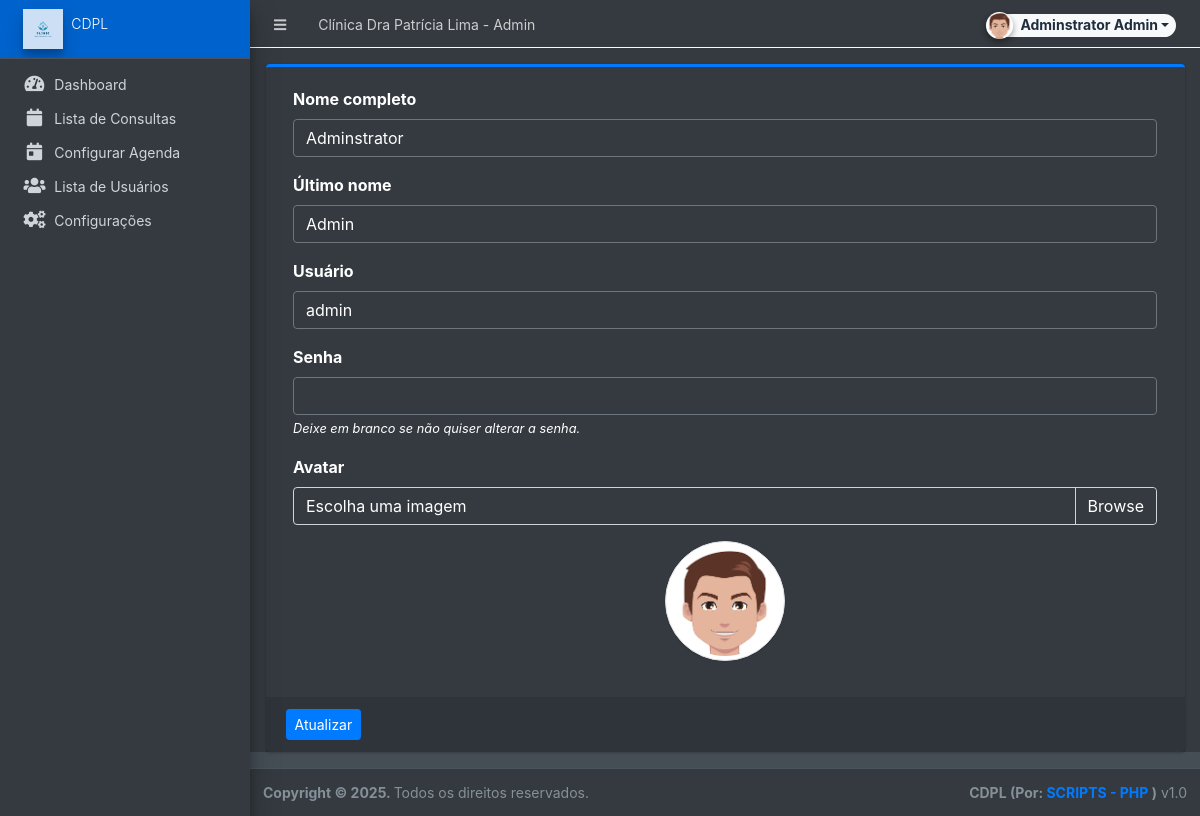
The app's page /admin/?page=user (signed in) with its own data.
### tables this page shows
CREATE TABLE `users` (
  `id` int(11) NOT NULL,
  `firstname` varchar(250) NOT NULL,
  `lastname` varchar(250) NOT NULL,
  `username` text NOT NULL,
  `password` text NOT NULL,
  `avatar` text DEFAULT NULL,
  `last_login` datetime DEFAULT NULL,
  `type` tinyint(1) NOT NULL DEFAULT 0,
  `date_added` datetime NOT NULL DEFAULT current_timestamp(),
  `date_updated` datetime DEFAULT NULL ON UPDATE current_timestamp()
);

### config.php (called while the page is built, shortened)
<?php
require_once('classes/DBConnection.php');
require_once('classes/SystemSettings.php');
function validate_image($file){
	if(!empty($file)){
		if(is_file(base_app.$file)){
			return base_url.$file;
		}else{
			return base_url.'dist/img/no-image-available.png';
		}
	}else{
		return base_url.'dist/img/no-image-available.png';
	}
}
function isMobileDevice(){
    $aMobileUA = array(
        '/iphone/i' => 'iPhone',
        '/ipod/i' => 'iPod',
        '/ipad/i' => 'iPad',
        '/android/i' => 'Android',
        '/blackberry/i' => 'BlackBerry',
        '/webos/i' => 'Mobile'
    );
    return false;
}
?>

### classes/DBConnection.php (called while the page is built, shortened)
<?php
class DBConnection{
    private $host = DB_SERVER;
    private $username = DB_USERNAME;
    private $password = DB_PASSWORD;
    private $database = DB_NAME;
    public $conn;
    public function __construct(){
        if (!isset($this->conn)) {
            $this->conn = new mysqli($this->host, $this->username, $this->password, $this->database);
        }
    }
}
?>

### classes/SystemSettings.php (called while the page is built, shortened)
<?php
class SystemSettings extends DBConnection{
	function userdata($field = ''){
		if(!empty($field)){
			if(isset($_SESSION['userdata'][$field]))
				return $_SESSION['userdata'][$field];
			else
				return null;
		}else{
			return false;
		}
	}
	function info($field=''){
		if(!empty($field)){
			if(isset($_SESSION['system_info'][$field]))
				return $_SESSION['system_info'][$field];
			else
				return false;
		}else{
			return false;
		}
	}
}
$_settings = new SystemSettings();
?>

### admin/user/index.php (the view, shortened to what this page needs)
<?php
$user = $conn->query("SELECT * FROM users where id ='" . $_settings->userdata('id') . "'");
foreach ($user->fetch_array() as $k => $v) {
	$meta[$k] = $v;
}
?>
<div class="card card-outline card-primary">
	<div class="card-body">
		<div class="container-fluid">
			<form action="" id="manage-user">
				<div class="form-group">
					<label for="name">Nome completo</label>
					<input type="text" name="firstname" id="firstname" class="form-control" value="<?php echo isset($meta['firstname']) ? $meta['firstname'] : '' ?>" required>
				</div>
				<div class="form-group">
					<label for="name">Último nome</label>
					<input type="text" name="lastname" id="lastname" class="form-control" value="<?php echo isset($meta['lastname']) ? $meta['lastname'] : '' ?>" required>
				</div>
				<div class="form-group">
					<label for="username">Usuário</label>
					<input type="text" name="username" id="username" class="form-control" value="<?php echo isset($meta['username']) ? $meta['username'] : '' ?>" required autocomplete="off">
				</div>
				<div class="form-group">
					<label for="password">Senha</label>
					<input type="password" name="password" id="password" class="form-control" value="" autocomplete="off">
					<small><i>Deixe em branco se não quiser alterar a senha.</i></small>
				</div>
				<div class="form-group">
					<label for="" class="control-label">Avatar</label>
					<div class="custom-file">
						<label class="custom-file-label" for="customFile">Escolha uma imagem</label>
					</div>
				</div>
				<div class="form-group d-flex justify-content-center">
					<img src="<?php echo validate_image(isset($meta['avatar']) ? $meta['avatar'] : '') ?>" alt="" id="cimg" class="img-fluid img-thumbnail">
				</div>
			</form>
		</div>
	</div>
	<div class="card-footer">
		<div class="col-md-12">
			<div class="row">
				<button class="btn btn-sm btn-primary" form="manage-user">Atualizar</button>
			</div>
		</div>
	</div>
</div>

### admin/index.php (shortened to what this page needs)
<?php require_once('../config.php'); ?>
 <!DOCTYPE html>
<html lang="en" class="" style="height: auto;">
<?php require_once('inc/header.php') ?>
  <body class="sidebar-mini layout-fixed control-sidebar-slide-open layout-navbar-fixed dark-mode sidebar-mini-md sidebar-mini-xs" data-new-gr-c-s-check-loaded="14.991.0" data-gr-ext-installed="" style="height: auto;">
    <div class="wrapper">
     <?php require_once('inc/topBarNav.php') ?>
     <?php require_once('inc/navigation.php') ?>
     <?php $page = isset($_GET['page']) ? $_GET['page'] : 'home';  ?>
      <div class="content-wrapper bg-dark pt-3" style="min-height: 567.854px;">
        <section class="content  text-dark">
          <div class="container-fluid">
            <?php
              if(!file_exists($page.".php") && !is_dir($page)){
                  include '404.html';
              }else{
                if(is_dir($page))
                  include $page.'/index.php';
                else
                  include $page.'.php';
              }
            ?>
          </div>
        </section>
      </div>
      <?php require_once('inc/footer.php') ?>
  </body>
</html>

### admin/inc/header.php (shortened to what this page needs)
<head>
    <link rel="stylesheet" href="<?php echo base_url ?>plugins/fontawesome-free/css/all.min.css">
    <link rel="stylesheet" href="<?php echo base_url ?>plugins/tempusdominus-bootstrap-4/css/tempusdominus-bootstrap-4.min.css">
  <link rel="stylesheet" href="<?php echo base_url ?>plugins/datatables-bs4/css/dataTables.bootstrap4.min.css">
  <link rel="stylesheet" href="<?php echo base_url ?>plugins/datatables-responsive/css/responsive.bootstrap4.min.css">
  <link rel="stylesheet" href="<?php echo base_url ?>plugins/datatables-buttons/css/buttons.bootstrap4.min.css">
  <link rel="stylesheet" href="<?php echo base_url ?>plugins/datatables-select/css/select.bootstrap4.min.css">
  <link rel="stylesheet" href="<?php echo base_url ?>plugins/select2/css/select2.min.css">
  <link rel="stylesheet" href="<?php echo base_url ?>plugins/select2-bootstrap4-theme/select2-bootstrap4.min.css">
    <link rel="stylesheet" href="<?php echo base_url ?>plugins/icheck-bootstrap/icheck-bootstrap.min.css">
    <link rel="stylesheet" href="<?php echo base_url ?>plugins/jqvmap/jqvmap.min.css">
    <link rel="stylesheet" href="<?php echo base_url ?>dist/css/adminlte.css">
    <link rel="stylesheet" href="<?php echo base_url ?>dist/css/custom.css">
    <link rel="stylesheet" href="<?php echo base_url ?>plugins/overlayScrollbars/css/OverlayScrollbars.min.css">
    <link rel="stylesheet" href="<?php echo base_url ?>plugins/daterangepicker/daterangepicker.css">
    <link rel="stylesheet" href="<?php echo base_url ?>plugins/summernote/summernote-bs4.min.css">
  <link rel="stylesheet" href="<?php echo base_url ?>plugins/sweetalert2-theme-bootstrap-4/bootstrap-4.min.css">
  <link rel="stylesheet" href="<?php echo base_url ?>plugins/fullcalendar/main.css">
  </head>

### admin/inc/topBarNav.php (shortened to what this page needs)
<nav class="main-header navbar navbar-expand navbar-dark border border-light border-top-0  border-left-0 border-right-0 navbar-light text-sm">
  <ul class="navbar-nav">
    <li class="nav-item">
    <a class="nav-link" data-widget="pushmenu" href="#" role="button"><i class="fas fa-bars"></i></a>
    </li>
    <li class="nav-item d-none d-sm-inline-block">
      <a href="<?php echo base_url ?>" class="nav-link"><?php echo (!isMobileDevice()) ? $_settings->info('name'):$_settings->info('short_name'); ?> - Admin</a>
    </li>
  </ul>
  <ul class="navbar-nav ml-auto">
    <li class="nav-item">
      <div class="btn-group nav-link">
            <button type="button" class="btn btn-rounded badge badge-light dropdown-toggle dropdown-icon" data-toggle="dropdown">
              <span><img src="<?php echo validate_image($_settings->userdata('avatar')) ?>" class="img-circle elevation-2 user-img" alt="User Image"></span>
              <span class="ml-3"><?php echo ucwords($_settings->userdata('firstname').' '.$_settings->userdata('lastname')) ?></span>
            </button>
        </div>
    </li>
  </ul>
</nav>

### admin/inc/navigation.php (shortened to what this page needs)
<aside class="main-sidebar sidebar-dark-primary elevation-4 sidebar-no-expand">
  <a href="<?php echo base_url ?>admin" class="brand-link bg-primary text-sm">
  <img src="<?php echo validate_image($_settings->info('logo'))?>" alt="Store Logo" class="brand-image  elevation-3" style="opacity: .8;width: 2.5rem;height: 2.5rem;max-height: unset">
  <span class="brand-text font-weight-light"><?php echo $_settings->info('short_name') ?></span>
  </a>
  <div class="sidebar os-host os-theme-light os-host-overflow os-host-overflow-y os-host-resize-disabled os-host-transition os-host-scrollbar-horizontal-hidden">
    <div class="os-content-glue" style="margin: 0px -8px; width: 249px; height: 646px;"></div>
    <div class="os-padding">
      <div class="os-viewport os-viewport-native-scrollbars-invisible" style="overflow-y: scroll;">
        <div class="os-content" style="padding: 0px 8px; height: 100%; width: 100%;">
          <nav class="mt-4">
             <ul class="nav nav-pills nav-sidebar flex-column text-sm nav-compact nav-flat nav-child-indent nav-collapse-hide-child" data-widget="treeview" role="menu" data-accordion="false">
              <li class="nav-item dropdown">
                <a href="./" class="nav-link nav-home">
                  <i class="nav-icon fas fa-tachometer-alt"></i>
                  <p>
                    Dashboard
                  </p>
                </a>
              </li>
              <li class="nav-item dropdown">
                <a href="<?php echo base_url ?>admin/?page=appointments" class="nav-link nav-appointments">
                  <i class="nav-icon fas fa-calendar"></i>
                  <p>
                    Lista de Consultas
                  </p>
                </a>
              </li>
              <li class="nav-item dropdown">
                <a href="<?php echo base_url ?>admin/?page=schedule_settings" class="nav-link nav-schedule_settings">
                  <i class="nav-icon fas fa-calendar-day"></i>
                  <p>
                    Configurar Agenda
                  </p>
                </a>
              </li>
              <li class="nav-item dropdown">
                <a href="<?php echo base_url ?>admin/?page=user/list" class="nav-link nav-user_list">
                  <i class="nav-icon fas fa-users"></i>
                  <p>
                    Lista de Usuários
                  </p>
                </a>
              </li>
              <li class="nav-item dropdown">
                <a href="<?php echo base_url ?>admin/?page=system_info" class="nav-link nav-system_info">
                  <i class="nav-icon fas fa-cogs"></i>
                  <p>
                    Configurações
                  </p>
                </a>
              </li>
            </ul>
          </nav>
        </div>
      </div>
    </div>
  </div>
</aside>

### admin/inc/footer.php (shortened to what this page needs)
<footer class="main-footer text-sm">
        <strong>Copyright © <?php echo date('Y') ?>.
        </strong>
        Todos os direitos reservados.
        <div class="float-right d-none d-sm-inline-block">
          <b><?php echo $_settings->info('short_name') ?> (Por: <a href="e-mail:rogeriomtc@gmail.com" target="blank">SCRIPTS - PHP</a> )</b> v1.0
        </div>
      </footer>
    </div>

### admin/inc/topBarNav.php (style rules this page uses)
.user-img { position: absolute; height: 27px; width: 27px; object-fit: cover; left: -7%; top: -12%; }
.btn-rounded { border-radius: 50px; }

### admin/user/index.php (style rules this page uses)
img#cimg { height: 15vh; width: 15vh; object-fit: cover; border-radius: 100% 100%; }

### records on screen
users: firstname "Adminstrator", lastname "Admin", username "admin", avatar (picture)

### other values on screen
$_settings->info('name') "Clínica Dra Patrícia Lima"
$_settings->userdata('firstname').' '.$_settings->userdata('lastname') "Adminstrator Admin"
$_settings->info('short_name') "CDPL"
